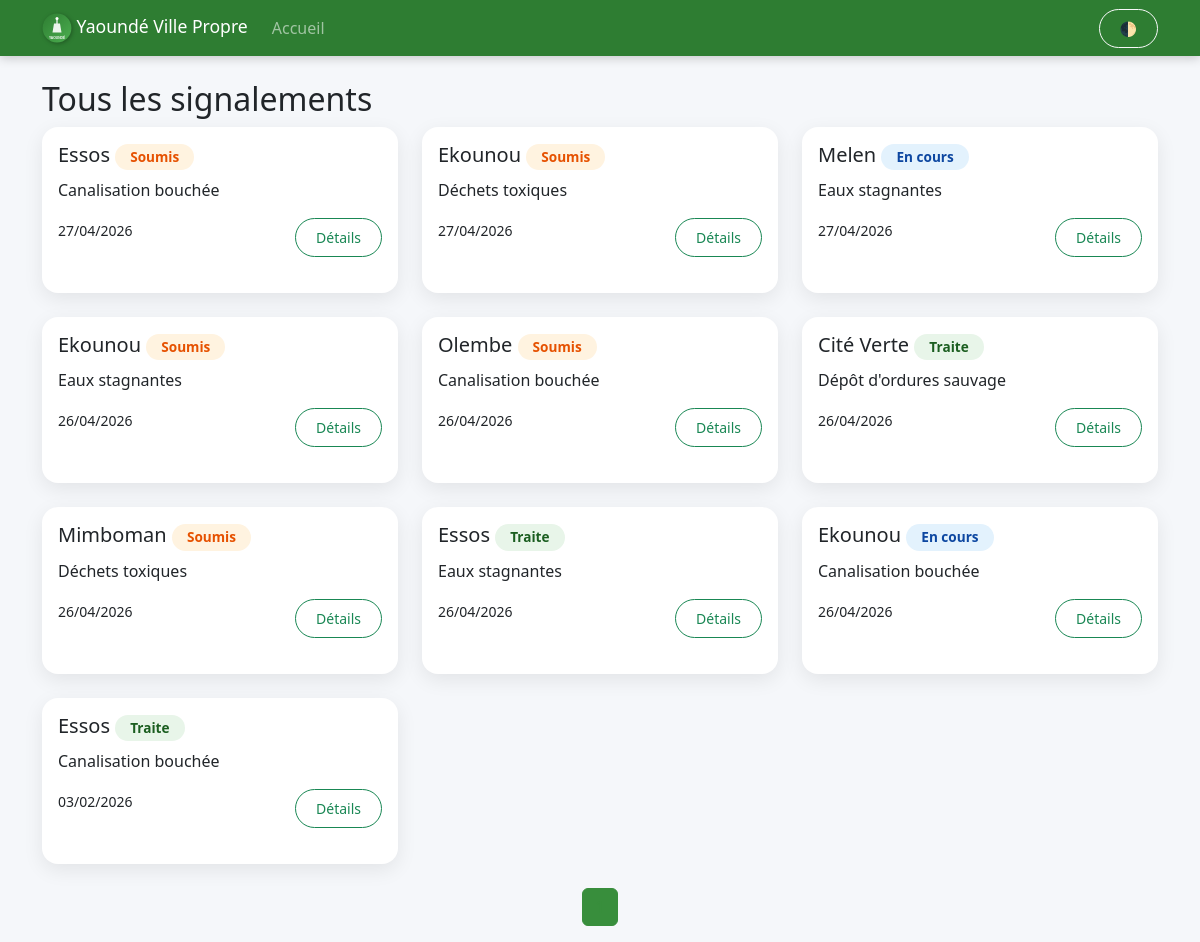
Before: /signalements with the older database file.
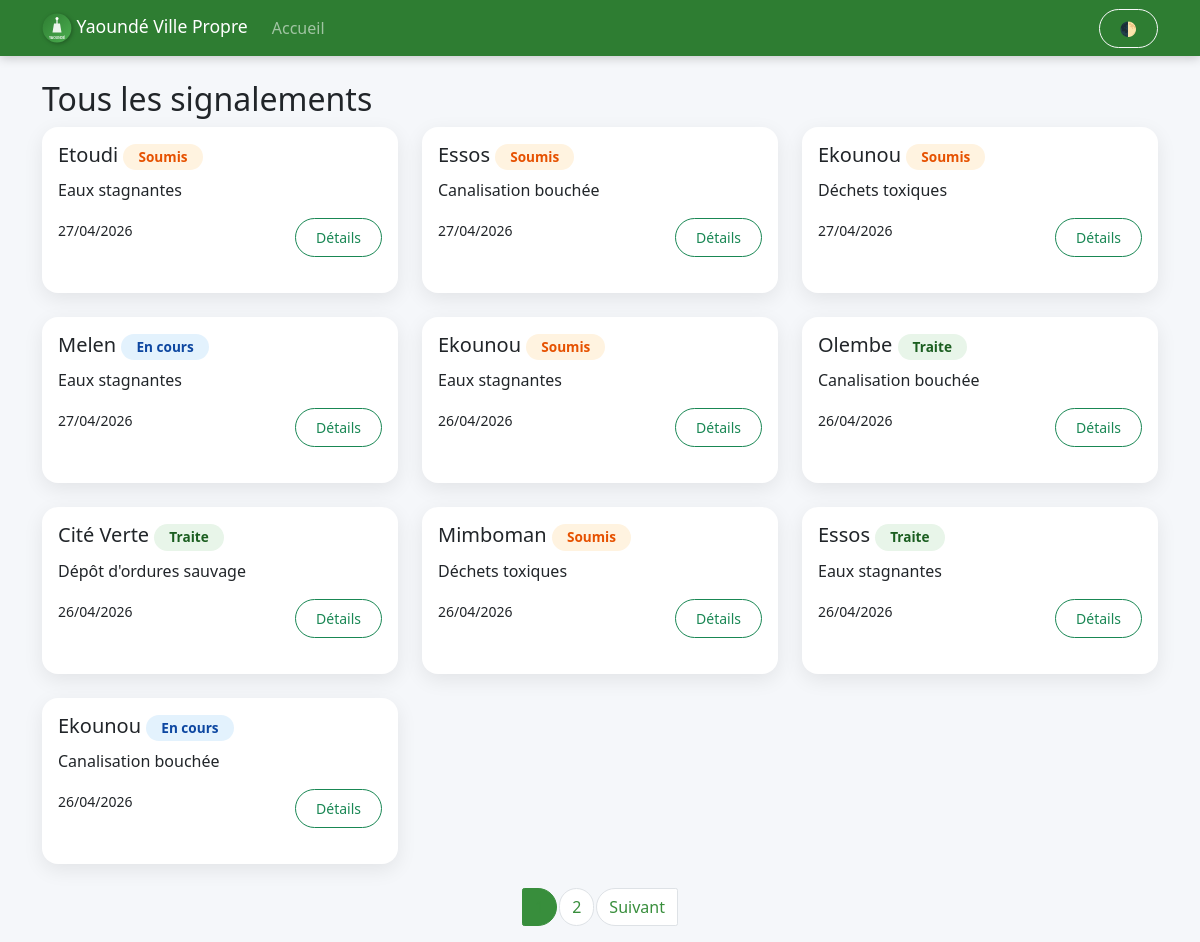
After: the same page with the newer database file.
### app.py (models this page shows)
class Signalement(db.Model):
    id = db.Column(db.Integer, primary_key=True)
    user_id = db.Column(db.Integer, db.ForeignKey('user.id'), nullable=True)
    email_anonyme = db.Column(db.String(120), nullable=True)
    quartier = db.Column(db.String(100), nullable=False)
    type_insalubrite = db.Column(db.String(100), nullable=False)
    description = db.Column(db.Text, nullable=True)
    image_filename = db.Column(db.String(200), nullable=True)
    statut = db.Column(db.String(20), nullable=False, default='soumis')  # soumis, en_cours, traite
    date_signalement = db.Column(db.Date, nullable=False, default=datetime.utcnow)
    user = db.relationship('User', backref=db.backref('signalements', lazy=True))

### app.py (the view)
@app.route('/signalements')
def liste_signalements():
    page = request.args.get('page', 1, type=int)
    signalements = Signalement.query.order_by(Signalement.id.desc()).paginate(page=page, per_page=10, error_out=False)
    return render_template('liste.html', signalements=signalements)

### templates/liste.html (shortened to what this page needs)
<!DOCTYPE html>
<html lang="fr">
<head>
    <link href="https://cdn.jsdelivr.net/npm/bootstrap@5.3.0/dist/css/bootstrap.min.css" rel="stylesheet">
    <link rel="stylesheet" href="/static/css/style.css">
</head>
<body>
<nav class="navbar navbar-expand-lg navbar-dark" style="background:#2E7D32;">
  <div class="container">
    <a class="navbar-brand" href="/"><img src="/static/logo.svg" width="30"> Yaoundé Ville Propre</a>
    <div class="collapse navbar-collapse" id="navbarNav">
      <ul class="navbar-nav me-auto">
        <li class="nav-item"><a class="nav-link" href="/">Accueil</a></li>
      </ul>
      <button id="darkToggle" class="btn btn-outline-light btn-sm ms-auto" onclick="toggleDark()">🌓</button>
    </div>
  </div>
</nav>
<div class="container mt-4">
    <h2>Tous les signalements</h2>
    <div class="row g-4">
        {% for s in signalements.items %}
        <div class="col-12 col-md-6 col-lg-4">
            <div class="card h-100">
                <div class="card-body">
                    <h5>{{ s.quartier }} <span class="etat-badge etat-{{ s.statut }}">{{ s.statut | replace('_',' ') | capitalize }}</span></h5>
                    <p>{{ s.type_insalubrite }}</p>
                    <small>{{ s.date_signalement.strftime('%d/%m/%Y') }}</small>
                    <a href="/signalement/{{ s.id }}" class="btn btn-sm btn-outline-success float-end">Détails</a>
                </div>
            </div>
        </div>
        {% endfor %}
    </div>
    <nav aria-label="Pagination" class="mt-4">
        <ul class="pagination justify-content-center flex-wrap">
            {% for page_num in signalements.iter_pages() %}
            {% if page_num %}
            <li class="page-item {% if page_num == signalements.page %}active{% endif %}"><a class="page-link" href="?page={{ page_num }}">{{ page_num }}</a></li>
            {% else %}
            <li class="page-item disabled"><span class="page-link">…</span></li>
            {% endif %}
            {% endfor %}
            {% if signalements.has_next %}
            <li class="page-item"><a class="page-link" href="?page={{ signalements.next_num }}">Suivant</a></li>
            {% endif %}
        </ul>
    </nav>
</div>
</body>
</html>

Changed rows visible on the page:
no longer on this page (row unchanged): Signalement: quartier "Essos", statut "Traite", type_insalubrite "Canalisation bouchée", date_signalement "03/02/2026"
added Signalement: quartier "Etoudi", statut "Soumis", type_insalubrite "Eaux stagnantes", date_signalement "27/04/2026"
changed Signalement "Olembe": statut "Soumis" → "Traite"
Other visible differences:
new list line: "2"
text now shown: "Suivant"
